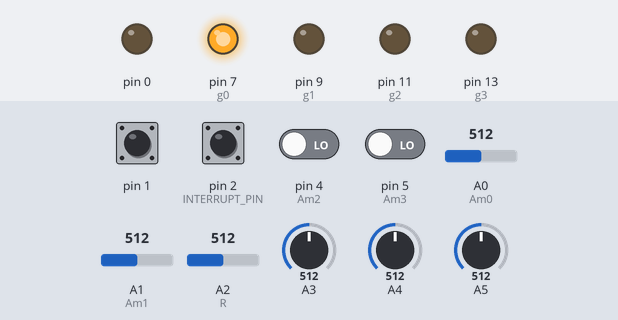
Recording of a sketch running on a simulated Arduino Uno, built with avr-gcc and run on an emulated ATmega328P. On the bench: output pins drawn as LEDs (lit = HIGH). The inputs (shaded band) are chosen by the test bench; at power-on: pin 1, pin 2 (INTERRUPT_PIN) HIGH, pin 4 (Am2), pin 5 (Am3) LOW, A3 = 512, A4 = 512, A0 (Am0) = 512, A1 (Am1) = 512, A2 (R) = 512, A5 = 512. Pins used as bus, display or sensor lines are not drawn.

Above: at 3.2 s.
3.3 s: A3 set to 481
At 4.4 s:
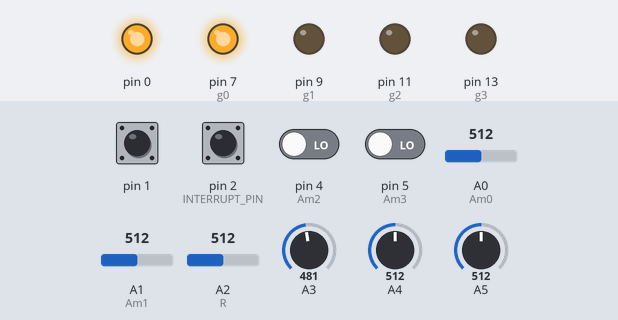
At 6.2 s:
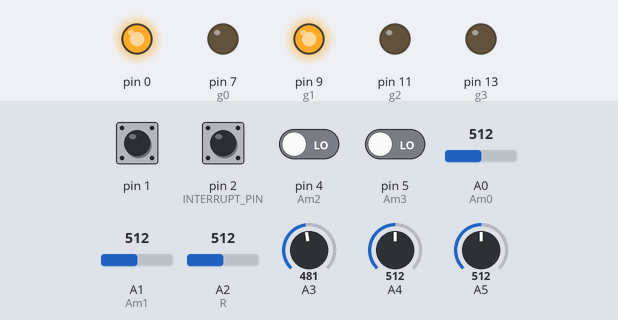
6.3 s: pin 2 (INTERRUPT_PIN) pulled LOW for 1 s
10.3 s: A3 set to 510
13.3 s: A4 set to 486
At 15.7 s:
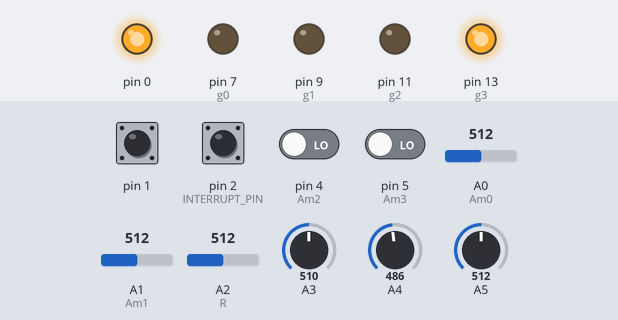
16.0 s: pin 2 (INTERRUPT_PIN) pulled LOW for 0.15 s
17.6 s: A4 set to 510
At 18.5 s:
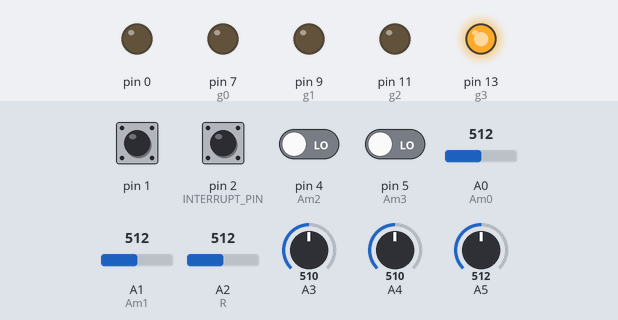
Timing chart, 0 to 20.6 s (numbered marks = the images above; inputs shaded):
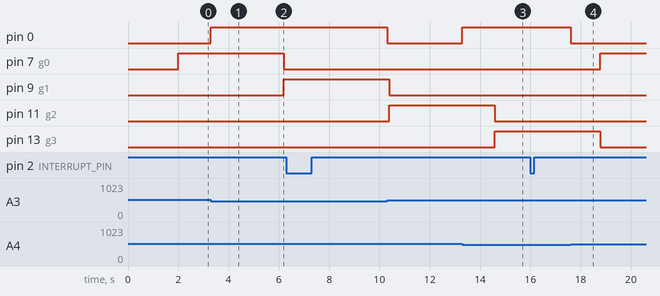

Measured:
- the behaviour switches between 500 and 499 on A3 (found by bisection; images 0 and 1)
- the behaviour switches between 500 and 499 on A4 (found by bisection; images 2 and 3)
- after the input at 3.3 s, pin 0: LOW → HIGH at once
- after the input at 13.3 s, pin 0: LOW → HIGH at once
- after the input at 17.6 s, pin 0: HIGH → LOW at once

The sketch:

Traffic_Light_Project.ino
```cpp
#define r0 6
#define g0 7
#define r1 8
#define g1 9
#define r2 10
#define g2 11
#define r3 12
#define g3 13

#define Am0 A0
#define Am1 A1
#define Am2 4
#define Am3 5
#define R A2
#define INTERRUPT_PIN 2

#define IR 0

int state = 0;
int stateAm = 0;
int stateR = 0;
int count = 0;
int i=0;
int i2=0;
//float value = 3035;                   //Preload timer value (3035 for 4 seconds)

volatile bool ledState = LOW;

void setup()
{
  //Serial.begin(115200);
  delay(2000);

  pinMode(A0, INPUT);
  pinMode(A1, INPUT);
  pinMode(4, INPUT);
  pinMode(5, INPUT);

  pinMode(6, OUTPUT);
  pinMode(7, OUTPUT);
  pinMode(8, OUTPUT);
  pinMode(9, OUTPUT);
  pinMode(10, OUTPUT);
  pinMode(11, OUTPUT);
  pinMode(12, OUTPUT);
  pinMode(13, OUTPUT);

  pinMode(A5,INPUT);
  pinMode(A4,INPUT);
  pinMode(A3,INPUT);
  pinMode(1,INPUT);

  pinMode(0,OUTPUT);

  pinMode(INTERRUPT_PIN, INPUT_PULLUP);
  attachInterrupt(digitalPinToInterrupt(INTERRUPT_PIN), myISR, RISING); // trigger when button pressed, but not when released.

  noInterrupts();                       // disable all interrupts

  TCCR1A = 0;
  TCCR1B = 0;

  TCNT1 = 0;                        // preload timer
  TCCR1B |= (1 << CS12);            // 256 prescaler
  TIMSK1 |= (1 << TOIE1);
  interrupts();                         // enable all interrupts
}

ISR(TIMER1_OVF_vect)                    // interrupt service routine for overflow
{
  TCNT1 = 0;                                // preload timer
  if(state == 1)
  {
    if(stateAm == 0)
    {
      digitalWrite(g0, HIGH);
      digitalWrite(g1, LOW);
      digitalWrite(g2, LOW);
      digitalWrite(g3, LOW);

      digitalWrite(r0, LOW);
      digitalWrite(r1, HIGH);
      digitalWrite(r2, HIGH);
      digitalWrite(r3, HIGH);
    }

    else if (stateAm == 1)
    {
      digitalWrite(g0, LOW);
      digitalWrite(g1, HIGH);
      digitalWrite(g2, LOW);
      digitalWrite(g3, LOW);

      digitalWrite(r0, HIGH);
      digitalWrite(r1, LOW);
      digitalWrite(r2, HIGH);
      digitalWrite(r3, HIGH);
    }

    else if (stateAm == 2)
    {
      digitalWrite(g0, LOW);
      digitalWrite(g1, LOW);
      digitalWrite(g2, HIGH);
      digitalWrite(g3, LOW);

      digitalWrite(r0, HIGH);
      digitalWrite(r1, HIGH);
      digitalWrite(r2, LOW);
      digitalWrite(r3, HIGH);
    }

    else if (stateAm == 3)
    {
      digitalWrite(g0, LOW);
      digitalWrite(g1, LOW);
      digitalWrite(g2, LOW);
      digitalWrite(g3, HIGH);

      digitalWrite(r0, HIGH);
      digitalWrite(r1, HIGH);
      digitalWrite(r2, HIGH);
      digitalWrite(r3, LOW);
    }
    else if (stateAm == 4){
      if (count%2==0)
        digitalWrite(3,HIGH);
      else
        digitalWrite(3,LOW);
    }
  }
  if( state == 0)
  {
    if(count%16 == 0)
    {
      digitalWrite(g0, HIGH);
      digitalWrite(g1, LOW);
      digitalWrite(g2, LOW);
      digitalWrite(g3, LOW);

      digitalWrite(r0, LOW);
      digitalWrite(r1, HIGH);
      digitalWrite(r2, HIGH);
      digitalWrite(r3, HIGH);
    }
    else if(count%16 == 4)
    {
      digitalWrite(g0, LOW);
      digitalWrite(g1, HIGH);
      digitalWrite(g2, LOW);
      digitalWrite(g3, LOW);

      digitalWrite(r0, HIGH);
      digitalWrite(r1, LOW);
      digitalWrite(r2, HIGH);
      digitalWrite(r3, HIGH);
    }
    else if(count%16 == 8)
    {
      digitalWrite(g0, LOW);
      digitalWrite(g1, LOW);
      digitalWrite(g2, HIGH);
      digitalWrite(g3, LOW);

      digitalWrite(r0, HIGH);
      digitalWrite(r1, HIGH);
      digitalWrite(r2, LOW);
      digitalWrite(r3, HIGH);
    }
    else if(count%16 == 12)
    {
      digitalWrite(g0, LOW);
      digitalWrite(g1, LOW);
      digitalWrite(g2, LOW);
      digitalWrite(g3, HIGH);

      digitalWrite(r0, HIGH);
      digitalWrite(r1, HIGH);
      digitalWrite(r2, HIGH);
      digitalWrite(r3, LOW);
    }
  }
  count++;
  ////Serial.println(count);
}

void myISR() {
    state = 1;
    //Serial.println();
    int a = analogRead(Am0);
    int b = analogRead(Am1);
    int c = analogRead(R);
    //Serial.println(a);
    //Serial.println(b);
    //Serial.println(digitalRead(4));
    //Serial.println(digitalRead(5));
    //Serial.println(c);
    //Serial.println();
    if(a > 1002)
    {
      stateAm = 0;
    }
    else if(b > 1002)
    {
      stateAm = 1;
    }
    else if (c > 1002){
      stateAm = 4;
      digitalWrite(g0, LOW);
      digitalWrite(g1, LOW);
      digitalWrite(g2, LOW);
      digitalWrite(g3, LOW);

      digitalWrite(r0, LOW);
      digitalWrite(r1, LOW);
      digitalWrite(r2, LOW);
      digitalWrite(r3, LOW);
    }
    else if(digitalRead(Am2) == HIGH)
    {
      stateAm = 2;
    }
    else if(digitalRead(Am3) == HIGH)
    {
      stateAm = 3;
    }
    else
    {
      digitalWrite(3,LOW);
      state = 0;
      stateAm = 0;
    }
    //Serial.println("Interrupt!");
    //Serial.println(stateAm);
}

void loop()
{
  int a = analogRead(A5);
  int b = analogRead(A4);
  int c = analogRead(A3);
  //Serial.println();
  //Serial.println(a);
  //Serial.println(b);
  //Serial.println(c);
  if (stateAm==4){
    digitalWrite(0,LOW);
  }
  else if(a <500 && ((count%16>4 && state==0) || (state==1 && stateAm!=0)))
  {
    digitalWrite(0,HIGH);
    ////Serial.println("Buzzz!");
  }
  else if(b <500 && (((count%16>8 || count%16<=4) && state==0)|| (state==1 && stateAm!=1)))
  {
    digitalWrite(0,HIGH);
  }
  else if(c <500 && (((count%16>12 || count%16<=8) && state==0)|| (state==1 && stateAm!=2)))
  {
    digitalWrite(0,HIGH);
  }
  else if(digitalRead(1) == LOW && (((count%16<=12) && state==0)|| (state==1 && stateAm!=3)))
  {
    digitalWrite(0,HIGH);
  }
  else
  {
    digitalWrite(0,LOW);
  }
}
```
